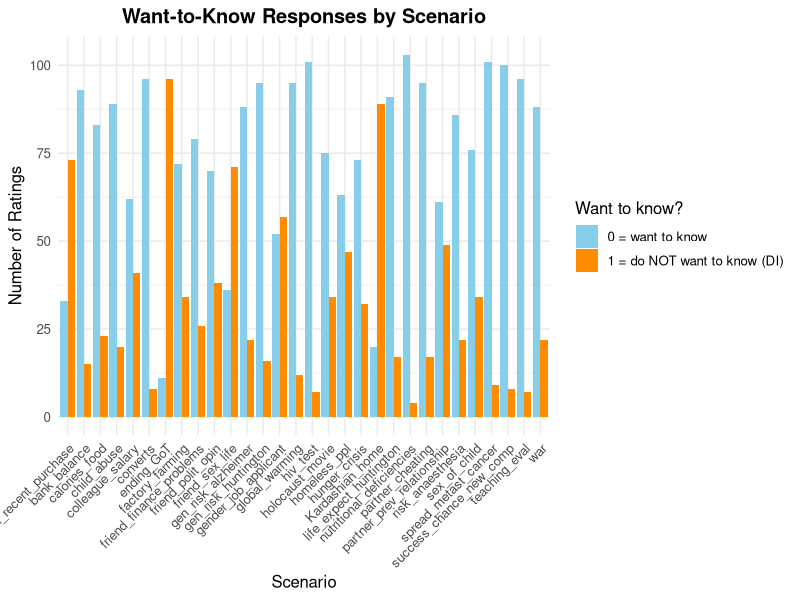
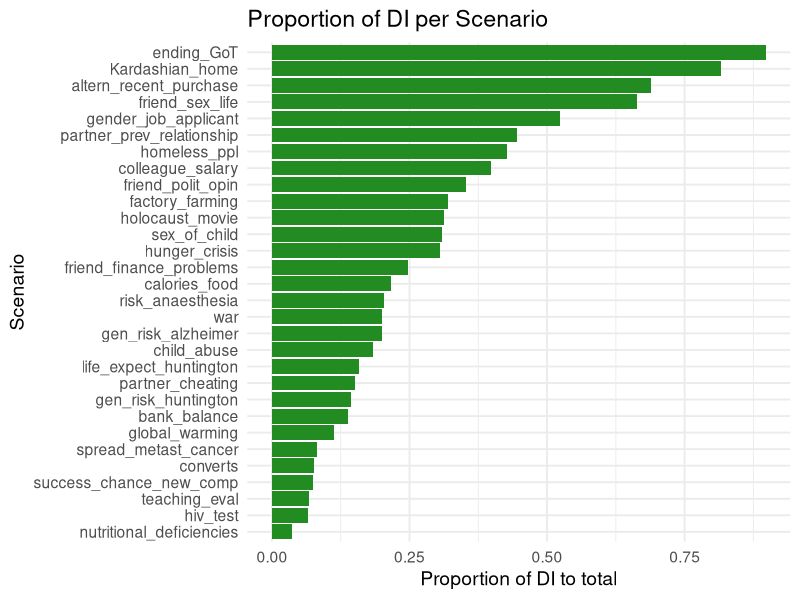
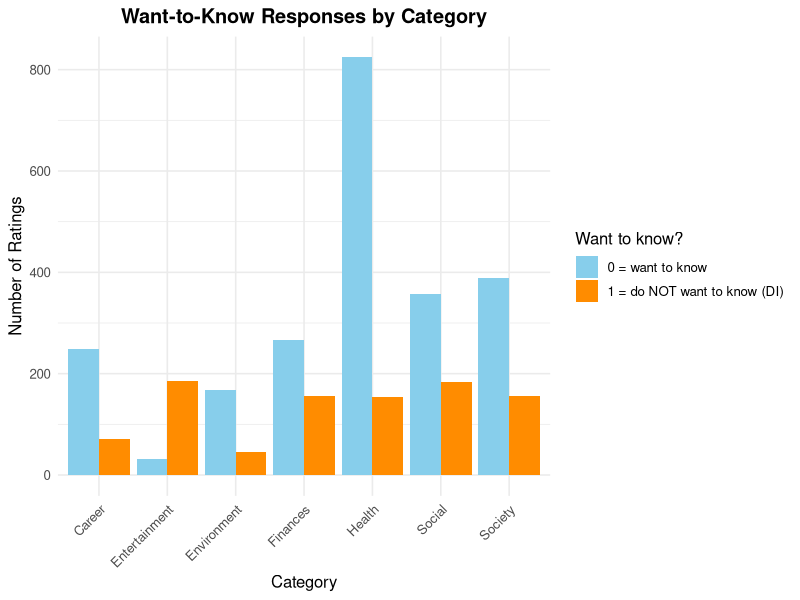
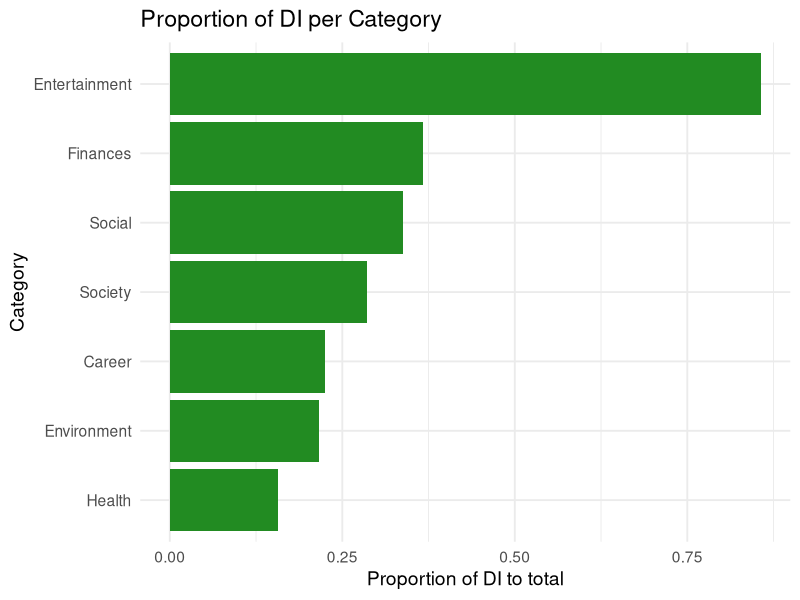
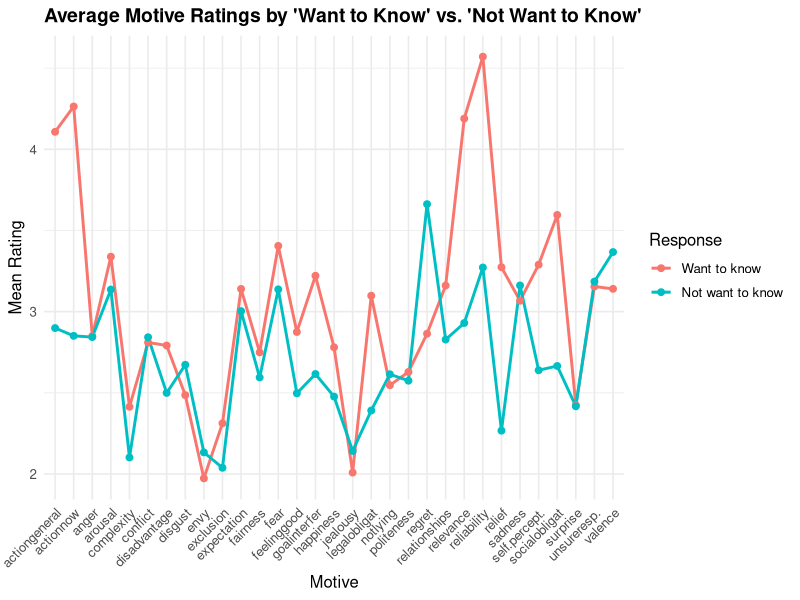

Reproduce these figures in R, in order.
## ---- chunk 1
knitr::opts_chunk$set(echo = TRUE)
library(readr)
library(dplyr)
library(tidyr)
library(ggplot2)
library(knitr)
## ---- chunk 2
dat <- read_csv("dl2_data_processed.csv")
## ---- chunk 3
dat_short <- dat %>%
  filter(!is.na(want_to_know_bin))
## ---- chunk 4
dat_short <- dat_short %>%
  mutate(
    Scenario_Category = case_when(
      Scenario_Content %in% c(
        "hiv_test", "gen_risk_alzheimer", "gen_risk_huntington", 
        "life_expect_huntington", "spread_metast_cancer", "risk_anaesthesia",
        "nutritional_deficiencies", "calories_food", "sex_of_child"
      ) ~ "Health",
      
      Scenario_Content %in% c(
        "partner_cheating", "partner_prev_relationship",
        "converts",
        "friend_polit_opin", "friend_sex_life"
      ) ~ "Social",
      
      Scenario_Content %in% c(
        "colleague_salary", "bank_balance",
        "altern_recent_purchase", "friend_finance_problems"
      ) ~ "Finances",
      
      Scenario_Content %in% c(
        "success_chance_new_comp", "gender_job_applicant", "teaching_eval"
      ) ~ "Career",
      
      Scenario_Content %in% c(
        "hunger_crisis", "war", "holocaust_movie",
        "child_abuse", "homeless_ppl"
      ) ~ "Society",
      
      Scenario_Content %in% c(
        "Kardashian_home", "ending_GoT"
      ) ~ "Entertainment",
      
      Scenario_Content %in% c(
        "global_warming", "factory_farming"
      ) ~ "Environment",
    )
  )

## ---- chunk 5
motive_vars <- c("expectation","valence","arousal", "sadness","anger","fear", 
                 "jealousy","envy","disgust","regret","feelinggood","relief",
                 "happiness","complexity","relevance","reliability","relationships",
                 "conflict","politeness","notlying","unsureresp.","exclusion",
                 "self.percept.","actiongeneral","actionnow","disadvantage",
                 "goalinterfer","socialobligat","legalobligat","surprise","fairness")


data_wide <- dat_short %>%
  select(ResponseId, Age_group, Scenario_Code, all_of(motive_vars)) %>%
  # long -> wide
  pivot_wider(
    id_cols = c(ResponseId, Age_group), 
    names_from = Scenario_Code,
    values_from = all_of(motive_vars),
    names_sep = "_"
  )

## ---- chunk 6
nrow(data_wide)
## ---- chunk 7
data_wide %>%
  dplyr::group_by(Age_group) %>%
  dplyr::summarise(count = n())
## ---- chunk 8
ratings_count_person <- dat_short %>%
  dplyr::filter(want_to_know_bin %in% c(0, 1)) %>%  
  dplyr::group_by(ResponseId) %>%
  dplyr::summarise(
    n_valid_ratings = n(),   
    .groups = "drop"
  )
## ---- chunk 9
rating_cols <- setdiff(names(data_wide), c("ResponseId", "Age_group"))

motives_count_person <- data_wide %>%
  mutate(
    n_ratings_filled = rowSums(
      select(., all_of(rating_cols)) != -99 & !is.na(select(., all_of(rating_cols)))
    )
  ) %>%
  select(ResponseId, n_ratings_filled)

### Combine Both Counts
ratings_combined <- merge(
  ratings_count_person,
  motives_count_person,
  by = "ResponseId"
)

ratings_combined <- ratings_combined %>%
  mutate(avg_ratings_per_scenario = n_ratings_filled / n_valid_ratings)
## ---- chunk 10
mean(ratings_combined$avg_ratings_per_scenario, na.rm = TRUE)
## ---- chunk 11
dat_short <- dat_short %>%
  mutate(Age_group = ifelse(is.na(Age_group), "unknown", Age_group))

scenario_participants <- dat_short %>%
  dplyr::group_by(Scenario_Content, Age_group) %>%
  dplyr::summarise(n_ratings = n(), .groups = "drop")

scenario_participants
## ---- chunk 12
overall_DI <- dat_short %>%
  dplyr::filter(!is.na(want_to_know_bin)) %>%
  dplyr::summarise(
    total_responses = n(),
    total_DI = sum(want_to_know_bin == 1),
    proportion_DI = mean(want_to_know_bin == 1)
  )

overall_DI 
## ---- chunk 13
scenario_counts <- dat_short %>%
  dplyr::group_by(Scenario_Content) %>%
  dplyr::summarise(n_ratings = n(), .groups = "drop")

scenario_counts
## ---- chunk 14
di_scenario <- dat_short %>% 
  dplyr::group_by(Scenario_Content, want_to_know_bin) %>% 
  dplyr::summarise(n_ratings = n(),.groups = "drop")

## ---- chunk 15
ggplot(di_scenario, aes(x = Scenario_Content, y = n_ratings, fill = factor(want_to_know_bin))) +
  geom_bar(stat = "identity", position = "dodge") +
  scale_fill_manual(values = c("0" = "skyblue", "1" = "darkorange"),
                    name = "Want to know?",
                    labels = c("0 = want to know", "1 = do NOT want to know (DI)")) +
  labs(
    title = "Want-to-Know Responses by Scenario",
    x = "Scenario",
    y = "Number of Ratings"
  ) +
  theme_minimal(base_size = 12) +
  theme(
    axis.text.x = element_text(angle = 45, hjust = 1),
    plot.title = element_text(face = "bold", hjust = 0.5)
  )

## ---- chunk 16
di_scenario_full <- dat_short %>% 
  dplyr::group_by(Scenario_Content) %>%
  dplyr::summarise(
    n_0  = sum(want_to_know_bin == 0, na.rm = TRUE),
    n_di  = sum(want_to_know_bin == 1, na.rm = TRUE),
    total = n_0 + n_di,
    prop_1 = n_di / total,
    .groups = "drop"
  )%>%
  dplyr::arrange(desc(prop_1))

di_scenario_full <- di_scenario_full %>%
  mutate(Scenario_Content = factor(Scenario_Content, levels = Scenario_Content[order(prop_1)]))
## ---- chunk 17
ggplot(di_scenario_full, aes(x = Scenario_Content, y = prop_1)) +
  geom_col(fill = "forestgreen") +
  coord_flip() +
  labs(
    title = "Proportion of DI per Scenario",
    x = "Scenario",
    y = "Proportion of DI to total"
  ) +
  theme_minimal(base_size = 14)
## ---- chunk 18
di_category <- dat_short %>% 
  dplyr::group_by(Scenario_Category, want_to_know_bin) %>% 
  dplyr::summarise(n_ratings = n(),.groups = "drop")
## ---- chunk 19
ggplot(di_category, aes(x = Scenario_Category, y = n_ratings, fill = factor(want_to_know_bin))) +
  geom_bar(stat = "identity", position = "dodge") +
  scale_fill_manual(values = c("0" = "skyblue", "1" = "darkorange"),
                    name = "Want to know?",
                    labels = c("0 = want to know", "1 = do NOT want to know (DI)")) +
  labs(
    title = "Want-to-Know Responses by Category",
    x = "Category",
    y = "Number of Ratings"
  ) +
  theme_minimal(base_size = 12) +
  theme(
    axis.text.x = element_text(angle = 45, hjust = 1),
    plot.title = element_text(face = "bold", hjust = 0.5)
  )

## ---- chunk 20
di_category_full <- dat_short %>% 
  dplyr::group_by(Scenario_Category) %>%
  dplyr::summarise(
    n_0  = sum(want_to_know_bin == 0, na.rm = TRUE),
    n_di  = sum(want_to_know_bin == 1, na.rm = TRUE),
    total = n_0 + n_di,
    prop_1 = n_di / total,
    .groups = "drop"
  )%>%
  dplyr::arrange(desc(prop_1))

di_category_full <- di_category_full %>%
  mutate(Scenario_Category = factor(Scenario_Category, levels = Scenario_Category[order(prop_1)]))
## ---- chunk 21
ggplot(di_category_full, aes(x = Scenario_Category, y = prop_1)) +
  geom_col(fill = "forestgreen") +
  coord_flip() +
  labs(
    title = "Proportion of DI per Category",
    x = "Category",
    y = "Proportion of DI to total"
  ) +
  theme_minimal(base_size = 14)
## ---- chunk 22
overall_DI_age <- dat_short %>%
  dplyr::filter(!is.na(want_to_know_bin)) %>%
  dplyr::group_by(Age_group) %>%        
  dplyr::summarise(
    total_responses = n(),
    total_DI = sum(want_to_know_bin == 1),
    proportion_DI = mean(want_to_know_bin == 1),
    .groups = "drop"
  )
overall_DI_age
## ---- chunk 23
scenario_age_prop <- dat_short %>%
  dplyr::group_by(Scenario_Content, Age_group) %>%
  dplyr::summarise(
    total_participants = n(),
    n_want_to_know = sum(want_to_know_bin == 1, na.rm = TRUE),
    .groups = "drop"
  ) %>%
  dplyr::mutate(prop_want_to_know = n_want_to_know / total_participants) %>%
  dplyr::select(-n_want_to_know, -total_participants) %>%
  pivot_wider(
    names_from = Age_group,
    values_from = prop_want_to_know,
    values_fill = 0
  ) %>%
  mutate(diff_prop_young_old = younger - older) %>%
  arrange(desc(diff_prop_young_old)) 

scenario_age_prop 
## ---- chunk 24
category_age_prop <- dat_short %>%
  dplyr::group_by(Scenario_Category, Age_group) %>%
  dplyr::summarise(
    total_participants = n(),
    n_want_to_know = sum(want_to_know_bin == 1, na.rm = TRUE),
    .groups = "drop"
  ) %>%
  dplyr::mutate(prop_want_to_know = n_want_to_know / total_participants) %>%
  dplyr::select(-n_want_to_know, -total_participants) %>%
  pivot_wider(
    names_from = Age_group,
    values_from = prop_want_to_know,
    values_fill = 0
  ) %>%
  mutate(diff_prop_young_old = younger - older) %>%
  arrange(desc(diff_prop_young_old)) 

category_age_prop
## ---- chunk 25
overall_motives <- dat_short %>%
  summarise(across(all_of(motive_vars), ~ mean(.x[.x != -99], na.rm = TRUE))) %>%
  pivot_longer(cols = everything(), names_to = "motive", values_to = "mean_rating") %>%
  arrange(desc(mean_rating))

overall_motives
## ---- chunk 26
ratings_per_motive_mean <- dat_short %>%
  dplyr::group_by(Scenario_Content) %>%
  dplyr::summarise(
    across(
      all_of(motive_vars),
      ~ mean(.x[.x != -99], na.rm = TRUE),
      .names = "mean_{.col}"
    ),
    .groups = "drop"
  )
## ---- chunk 27
top3_motives <- dat_short %>%
  dplyr::group_by(Scenario_Content) %>%
  dplyr::summarise(across(all_of(motive_vars),
                          ~ mean(.x[.x != -99], na.rm = TRUE),  
                          .names = "avg_{.col}"),
                   .groups = "drop") %>%
  pivot_longer(
    cols = starts_with("avg_"),
    names_to = "motive",
    values_to = "avg_rating"
  ) %>%
  mutate(motive = sub("^avg_", "", motive)) %>%
  dplyr::group_by(Scenario_Content) %>%
  slice_max(avg_rating, n = 3, with_ties = FALSE) %>% 
  arrange(Scenario_Content, desc(avg_rating)) %>%
  ungroup()
## ---- chunk 28
top3_motives_table <- dat_short %>%
  dplyr::group_by(Scenario_Content) %>%
  dplyr::summarise(
    across(
      all_of(motive_vars),
      ~ mean(.x[.x != -99], na.rm = TRUE),  
      .names = "avg_{.col}"
    ),
    .groups = "drop"
  ) %>%
  pivot_longer(
    cols = starts_with("avg_"),
    names_to = "motive",
    values_to = "avg_rating"
  ) %>%
  mutate(motive = sub("^avg_", "", motive)) %>%
  dplyr::group_by(Scenario_Content) %>%
  slice_max(avg_rating, n = 3, with_ties = FALSE) %>%
  arrange(Scenario_Content, desc(avg_rating)) %>%
  mutate(rank = row_number()) %>%
  pivot_wider(
    names_from = rank,
    values_from = c(motive, avg_rating),
    names_glue = "Top{rank}_{.value}"
  ) %>%
  arrange(Scenario_Content)

knitr::kable(top3_motives_table, digits = 2, caption = "Top 3 Motives (Mean Ratings) per Scenario")
## ---- chunk 29
top3_motives_cat <- dat_short %>%
  dplyr::group_by(Scenario_Category) %>%
  dplyr::summarise(across(all_of(motive_vars),
                          ~ mean(.x[.x != -99], na.rm = TRUE),
                          .names = "avg_{.col}"),
                   .groups = "drop") %>%
  pivot_longer(
    cols = starts_with("avg_"),
    names_to = "motive",
    values_to = "avg_rating"
  ) %>%
  mutate(motive = sub("^avg_", "", motive)) %>%
  dplyr::group_by(Scenario_Category) %>%
  slice_max(avg_rating, n = 3, with_ties = FALSE) %>% 
  arrange(Scenario_Category, desc(avg_rating)) %>%
  ungroup()
## ---- chunk 30
top3_motives_cat_table <- dat_short %>%
  dplyr::group_by(Scenario_Category) %>%
  dplyr::summarise(
    across(
      all_of(motive_vars),
      ~ mean(.x[.x != -99], na.rm = TRUE),  
      .names = "avg_{.col}"
    ),
    .groups = "drop"
  ) %>%
  pivot_longer(
    cols = starts_with("avg_"),
    names_to = "motive",
    values_to = "avg_rating"
  ) %>%
  mutate(motive = sub("^avg_", "", motive)) %>%
  dplyr::group_by(Scenario_Category) %>%
  slice_max(avg_rating, n = 3, with_ties = FALSE) %>%
  arrange(Scenario_Category, desc(avg_rating)) %>%
  mutate(rank = row_number()) %>%
  pivot_wider(
    names_from = rank,
    values_from = c(motive, avg_rating),
    names_glue = "Top{rank}_{.value}"
  ) %>%
  arrange(Scenario_Category)


knitr::kable(top3_motives_cat_table, digits = 2, caption = "Top 3 Motives (Mean Ratings) per Category")
## ---- chunk 31
overall_motives_by_age <- dat_short %>%
  dplyr::filter(Age_group %in% c("younger", "older")) %>%   
  dplyr::group_by(Age_group) %>%
  dplyr::summarise(
    across(all_of(motive_vars),
           ~ mean(.x[.x != -99], na.rm = TRUE),
           .names = "avg_{.col}")
  ) %>%
  tidyr::pivot_longer(
    cols = starts_with("avg_"),
    names_to = "motive",
    values_to = "mean_rating"
  ) %>%
  dplyr::mutate(motive = sub("^avg_", "", motive)) %>%
  dplyr::arrange(Age_group, desc(mean_rating))

overall_motives_by_age
## ---- chunk 32
top3_motives_by_age <- dat_short %>%
  dplyr::filter(Age_group %in% c("younger", "older")) %>%  
  dplyr::group_by(Scenario_Content, Age_group) %>%
  dplyr::summarise(
    across(all_of(motive_vars),
           ~ mean(.x[.x != -99], na.rm = TRUE),
           .names = "avg_{.col}"),
    .groups = "drop"
  ) %>%
  tidyr::pivot_longer(
    cols = starts_with("avg_"),
    names_to = "motive",
    values_to = "avg_rating"
  ) %>%
  dplyr::mutate(motive = sub("^avg_", "", motive)) %>%
  dplyr::group_by(Scenario_Content, Age_group) %>%
  dplyr::slice_max(avg_rating, n = 3, with_ties = FALSE) %>%
  dplyr::arrange(Scenario_Content, Age_group, desc(avg_rating)) %>%
  dplyr::ungroup()

top3_motives_by_age 
## ---- chunk 33
top3_motives_by_age_cat <- dat_short %>%
  dplyr::filter(Age_group %in% c("younger", "older")) %>% 
  dplyr::group_by(Scenario_Category, Age_group) %>%
  dplyr::summarise(
    across(all_of(motive_vars),
           ~ mean(.x[.x != -99], na.rm = TRUE),
           .names = "avg_{.col}"),
    .groups = "drop"
  ) %>%
  tidyr::pivot_longer(
    cols = starts_with("avg_"),
    names_to = "motive",
    values_to = "avg_rating"
  ) %>%
  dplyr::mutate(motive = sub("^avg_", "", motive)) %>%
  dplyr::group_by(Scenario_Category, Age_group) %>%
  dplyr::slice_max(avg_rating, n = 3, with_ties = FALSE) %>%
  dplyr::arrange(Scenario_Category, Age_group, desc(avg_rating)) %>%
  dplyr::ungroup()

top3_motives_by_age_cat
## ---- chunk 34
ratings_per_motive_DI <- dat_short %>%
  dplyr::group_by(want_to_know_bin) %>%
  dplyr::summarise(
    across(
      all_of(motive_vars),
      ~ mean(.x[.x != -99], na.rm = TRUE),
      .names = "mean_{.col}"
    ),
    .groups = "drop"
  )
## ---- chunk 35
motive_means_di <- dat_short %>%
  filter(want_to_know_bin == 1) %>%  
  group_by(Scenario_Content) %>%    
  summarise(across(
    all_of(motive_vars),
    ~ mean(.x[.x != -99], na.rm = TRUE),  
    .names = "avg_{.col}"
  )) %>%
  pivot_longer(
    cols = starts_with("avg_"),
    names_to = "motive",
    values_to = "mean_rating"
  ) %>%
  mutate(motive = sub("^avg_", "", motive)) %>%
  arrange(Scenario_Content, desc(mean_rating))

scenario_props <- dat_short %>%
  group_by(Scenario_Content) %>%
  summarise(
    prop_want_1 = mean(want_to_know_bin == 1, na.rm = TRUE),
    .groups = "drop"
  )



motive_means_di <- motive_means_di %>%
  left_join(scenario_props, by = "Scenario_Content")

motive_means_di
## ---- chunk 36
motive_means_noDI <- dat_short %>%
  filter(want_to_know_bin == 0) %>%  
  group_by(Scenario_Content) %>%     
  summarise(across(
    all_of(motive_vars),
    ~ mean(.x[.x != -99], na.rm = TRUE),
    .names = "avg_{.col}"
  )) %>%
  pivot_longer(
    cols = starts_with("avg_"),
    names_to = "motive",
    values_to = "mean_rating"
  ) %>%
  mutate(motive = sub("^avg_", "", motive)) %>%
  arrange(Scenario_Content, desc(mean_rating))

motive_means_noDI <- motive_means_noDI %>%
  left_join(scenario_props, by = "Scenario_Content")

motive_means_noDI
## ---- chunk 37
ratings_long_DI <- ratings_per_motive_DI %>%
  pivot_longer(
    cols = starts_with("mean_"),
    names_to = "motive",
    values_to = "mean_rating"
  ) %>%
  mutate(
    motive = sub("^mean_", "", motive),
    want_to_know_bin = factor(
      want_to_know_bin,
      levels = c(0, 1),
      labels = c("Want to know", "Not want to know")
    )
  )

ggplot(ratings_long_DI, aes(x = motive, y = mean_rating, group = want_to_know_bin, color = want_to_know_bin)) +
  geom_line(linewidth = 1) +
  geom_point(size = 2) +
  theme_minimal(base_size = 12) +
  labs(
    title = "Average Motive Ratings by 'Want to Know' vs. 'Not Want to Know'",
    x = "Motive",
    y = "Mean Rating",
    color = "Response"
  ) +
  theme(
    axis.text.x = element_text(angle = 45, hjust = 1),
    plot.title = element_text(face = "bold", size = 14)
  )
## ---- chunk 38
top3_motives_DI <- dat_short %>%
  dplyr::group_by(want_to_know_bin) %>%
  dplyr::summarise(across(all_of(motive_vars),
                          ~ mean(.x[.x != -99], na.rm = TRUE),
                          .names = "avg_{.col}"),
                   .groups = "drop") %>%
  pivot_longer(
    cols = starts_with("avg_"),
    names_to = "motive",
    values_to = "avg_rating"
  ) %>%
  mutate(motive = sub("^avg_", "", motive)) %>%
  dplyr::group_by(want_to_know_bin) %>%
  slice_max(avg_rating, n = 3, with_ties = FALSE) %>%  
  arrange(want_to_know_bin, desc(avg_rating)) %>%
  ungroup()

top3_motives_DI
## ---- chunk 39
top3_motives_by_age_DI <- dat_short %>%
  dplyr::filter(Age_group %in% c("younger", "older")) %>%  
  dplyr::group_by(want_to_know_bin, Age_group) %>%
  dplyr::summarise(
    across(all_of(motive_vars),
           ~ mean(.x[.x != -99], na.rm = TRUE),
           .names = "avg_{.col}"),
    .groups = "drop"
  ) %>%
  tidyr::pivot_longer(
    cols = starts_with("avg_"),
    names_to = "motive",
    values_to = "avg_rating"
  ) %>%
  dplyr::mutate(motive = sub("^avg_", "", motive)) %>%
  dplyr::group_by(want_to_know_bin, Age_group) %>%
  dplyr::slice_max(avg_rating, n = 3, with_ties = FALSE) %>%
  dplyr::arrange(want_to_know_bin, Age_group, desc(avg_rating)) %>%
  dplyr::ungroup()

top3_motives_by_age_DI
## ---- chunk 40

dat_cor_sad_ang<-dat_short%>%filter(Scenario_Content=="partner_prev_relationship" & sadness!=-99 & anger !=-99)

cor(
  dat_cor_sad_ang$sadness,
  dat_cor_sad_ang$anger
)
